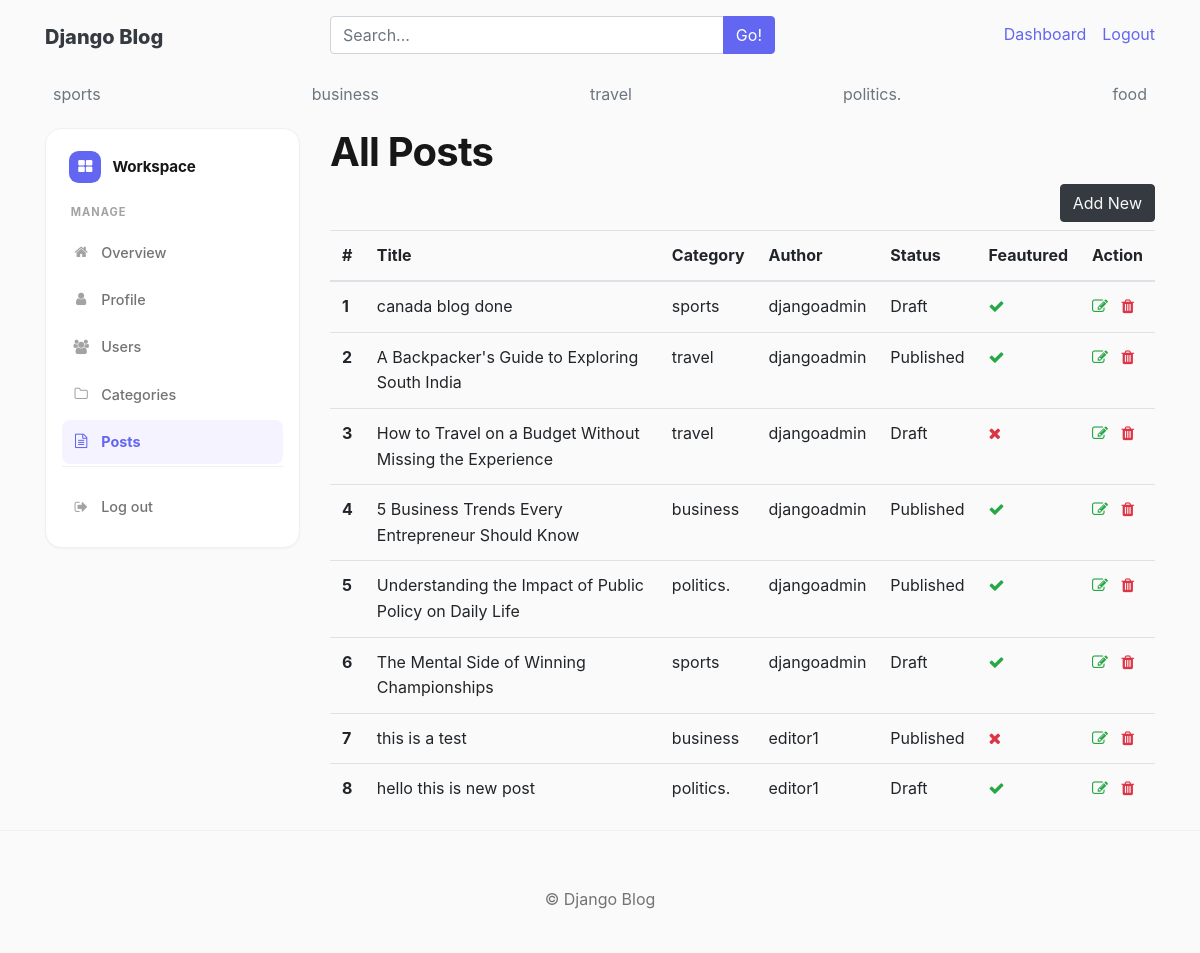
/dashboard/posts/ (signed in), run on an earlier commit of the app's database.
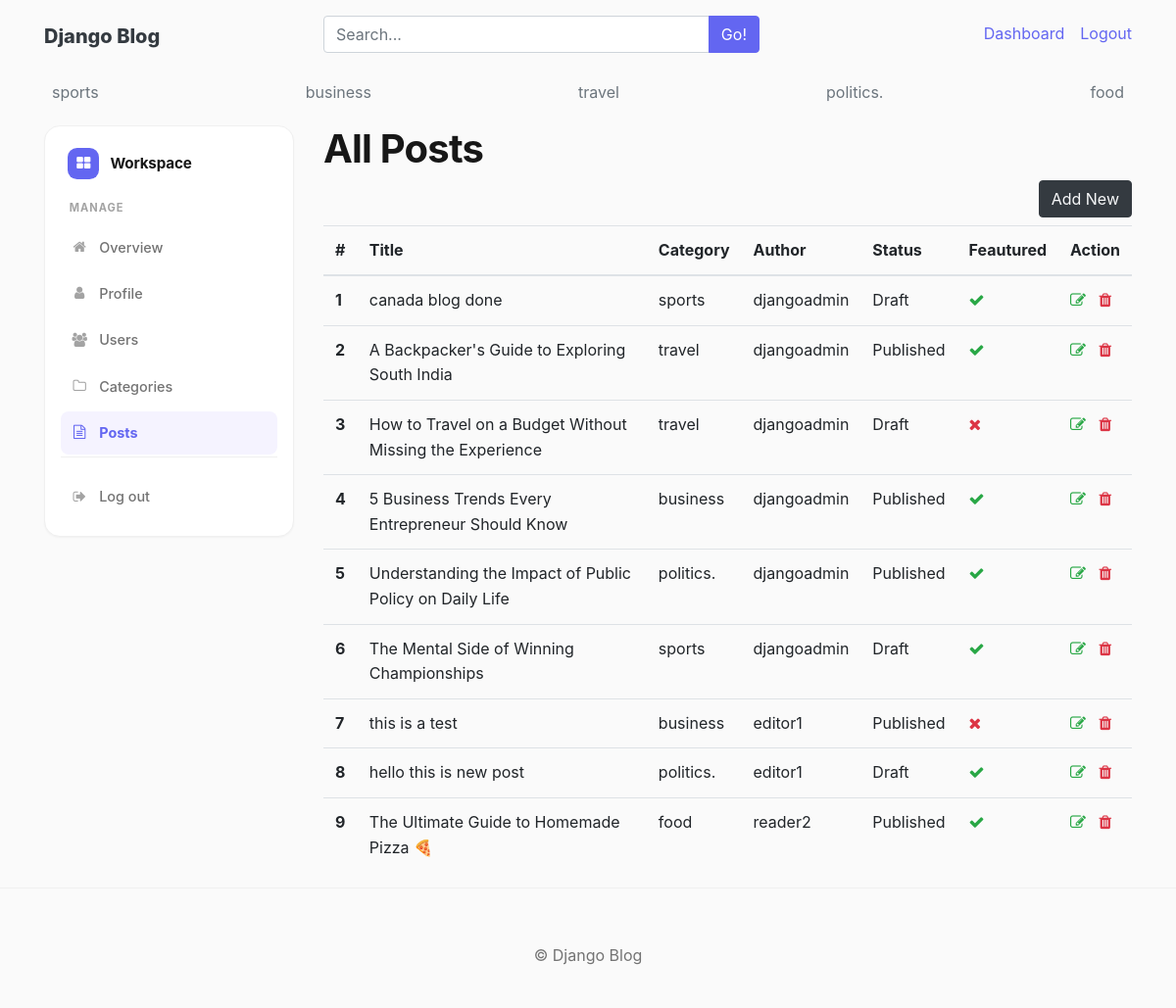
And on a later commit of the database.
### blogs/models.py (models this page shows, shortened)
class Category(models.Model):
    category_name = models.CharField(max_length=50, unique=True)
    created_at = models.DateField(auto_now_add=True)
    updated_at = models.DateField(auto_now=True)
    def __str__(self):
        return self.category_name
    class Meta:
        verbose_name_plural = 'categories'

class Blog(models.Model):
    title = models.CharField(max_length=100)
    slug = models.SlugField(
        max_length=150,
        unique=True,
        blank=True
    )
    category = models.ForeignKey(Category, on_delete=models.CASCADE)
    author = models.ForeignKey(User, on_delete=models.CASCADE)
    featured_image = models.ImageField(upload_to='uploads/%Y/%m/%d')
    short_description = models.TextField(max_length=500)
    blog_body = models.TextField(max_length=2000)
    status = models.CharField(
        max_length=20,
        choices=STATUS_CHOICES,
        default="Draft"
    )
    is_featured = models.BooleanField(default=False)
    created_at = models.DateTimeField(auto_now_add=True)
    updated_at = models.DateTimeField(auto_now=True)

### dashboards/views.py (the view)
# urls.py: path('posts/',views.posts,name='posts'),
def posts(request):
    require_authenticated(request.user)
    posts=Blog.objects.all() if request.user.is_staff else Blog.objects.filter(author=request.user)
    context={
        'posts':posts
    }
    return render(request,'dashboard/posts.html',context)

### blogs/context_processors.py (called while the page is built)
def get_categories(request):
    categories=Category.objects.all()
    blog_suggestions = Blog.objects.filter(status='Published').order_by('title').values_list('title', flat=True)
    return dict(categories=categories, blog_suggestions=blog_suggestions)

### dashboards/views.py (called while the page is built)
def require_authenticated(user):
    if not user.is_authenticated:
        raise PermissionDenied

### templates/dashboard/posts.html (shortened to what this page needs)
{% extends 'base.html' %}
{% block content %}
<div class="row">
    {% include 'dashboard/sidebar.html' %}
    <div class="col-md-9">
        <h1>All Posts</h1>
        {% if user.is_authenticated %}<a href="{%url 'add_post'%}" class="btn btn-dark text-light float-right mb-2">Add New</a>{% endif %}
        <table class="table table-hover">
  <thead>
    <tr>
      <th >#</th>
      <th >Title</th>
      <th >Category</th>
      <th >Author</th>
      <th>Status</th>
      <th>Feautured</th>
      <th>Action</th>
    </tr>
  </thead>
  <tbody>
    {%for post in posts %}
    <tr>
      <th >{{forloop.counter}}</th>
      <td>{{post.title}}</td>
      <td>{{post.category}}</td>
      <td>{{post.author}}</td>
      <td>{{post.status}}</td>
      <td>{% if post.is_featured%}<i class="fa fa-check text-success"></i>{%else%}<i class="fa fa-times text-danger"></i>{%endif%}</td>
      <td>
        {% if user.is_staff or post.author == user %}
        <a href="{%url 'edit_post' post.id%}"><i class="fa fa-edit text-success"></i></a>
        <a href="{%url 'delete_post' post.id%}"><i class="fa fa-trash text-danger"></i></a>
        {% endif %}
    </td>
    </tr>
    {%endfor%}
  </tbody>
</table>
    </div>
</div>
{% endblock %}

### templates/base.html (shortened to what this page needs)
{% load static %}
<!DOCTYPE html>
<html lang="en">
<head>
    <link rel="stylesheet"
          href="https://cdn.jsdelivr.net/npm/bootstrap@4.6.2/dist/css/bootstrap.min.css">
    <link href="{% static 'CSS/blog.css' %}" rel="stylesheet">
    <link href="https://maxcdn.bootstrapcdn.com/font-awesome/4.7.0/css/font-awesome.min.css" rel="stylesheet">
</head>
<body>
<div class="container">
    <header class="blog-header py-3">
        <div class="row justify-content-between align-items-center">
            <div class="col-12 col-md-3 pt-1 text-center text-md-left">
                <a class="blog-header-logo text-dark" href="/">
                    Django Blog
                </a>
            </div>
            <div class="col-12 col-md-5 my-2 my-md-0">
                <form method="get" action="{% url 'search' %}">
                    <div class="input-group">
                        <input type="text"
                               class="form-control"
                               name="q"
                               value="{{ keyword }}"
                               list="header-blog-title-suggestions"
                               placeholder="Search...">
                        <span class="input-group-append">
                            <button class="btn btn-primary" type="submit">
                                Go!
                            </button>
                        </span>
                    </div>
                </form>
            </div>
            <div class="col-12 col-md-4 d-flex justify-content-center justify-content-md-end align-items-center">
                {% if not user.is_authenticated %}
                    <a class="btn btn-sm btn-warning" href="{% url 'login' %}">
                        Login
                    </a>
                    &nbsp;
                    <a class="btn btn-sm btn-outline-secondary" href="{% url 'register' %}">
                        Register
                    </a>
                {% elif user.is_authenticated %}
                    <span>
                        <a href="{% url 'dashboard' %}">
                            Dashboard
                        </a>
                    </span>
                    <span>
                        <a href="{% url 'logout' %}">
                            Logout
                        </a>
                    </span>
                {% else %}
                    <span>
                        <a href="{% url 'logout' %}">
                            Logout
                        </a>
                    </span>
                {% endif %}
            </div>
        </div>
    </header>
    <div class="nav-scroller py-1 mb-2">
        <nav class="nav d-flex justify-content-between">
            {% for cat in categories %}
                <a class="p-2 text-muted"
                   href="{% url 'posts_by_category' cat.id %}">
                    {{ cat.category_name }}
                </a>
            {% endfor %}
        </nav>
    </div>
    {% block content %}
    {% endblock %}
</div>
<footer class="blog-footer">
    <p class="mt-3">
        © {{ now.year }} Django Blog
    </p>
</footer>
</body>
</html>

What changed in the data, as far as the page shows it:
added Blog: title "The Ultimate Guide to Homemade Pizza 🍕", category "food", author "reader2", status "Published", is_featured True (drawn)
